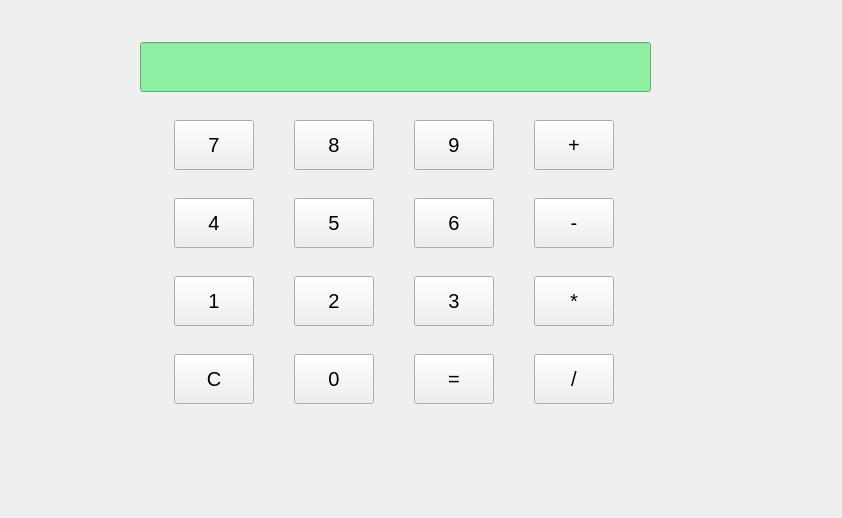
<?xml version="1.0" encoding="UTF-8"?>
<ui version="4.0">
 <class>Calculatrice</class>
 <widget class="QWidget" name="Calculatrice">
  <property name="geometry">
   <rect>
    <x>0</x>
    <y>0</y>
    <width>842</width>
    <height>518</height>
   </rect>
  </property>
  <property name="font">
   <font>
    <pointsize>15</pointsize>
   </font>
  </property>
  <property name="windowTitle">
   <string>Calculatrice</string>
  </property>
  <widget class="QWidget" name="">
   <property name="geometry">
    <rect>
     <x>140</x>
     <y>20</y>
     <width>511</width>
     <height>411</height>
    </rect>
   </property>
   <layout class="QGridLayout" name="gridLayout">
    <item row="1" column="0">
     <layout class="QHBoxLayout" name="horizontalLayout_4">
      <item>
       <widget class="QPushButton" name="pushButton7">
        <property name="enabled">
         <bool>true</bool>
        </property>
        <property name="minimumSize">
         <size>
          <width>50</width>
          <height>50</height>
         </size>
        </property>
        <property name="maximumSize">
         <size>
          <width>80</width>
          <height>50</height>
         </size>
        </property>
        <property name="text">
         <string>7</string>
        </property>
       </widget>
      </item>
      <item>
       <widget class="QPushButton" name="pushButton8">
        <property name="enabled">
         <bool>true</bool>
        </property>
        <property name="minimumSize">
         <size>
          <width>50</width>
          <height>50</height>
         </size>
        </property>
        <property name="maximumSize">
         <size>
          <width>80</width>
          <height>50</height>
         </size>
        </property>
        <property name="text">
         <string>8</string>
        </property>
       </widget>
      </item>
      <item>
       <widget class="QPushButton" name="pushButton9">
        <property name="enabled">
         <bool>true</bool>
        </property>
        <property name="minimumSize">
         <size>
          <width>50</width>
          <height>50</height>
         </size>
        </property>
        <property name="maximumSize">
         <size>
          <width>80</width>
          <height>50</height>
         </size>
        </property>
        <property name="text">
         <string>9</string>
        </property>
       </widget>
      </item>
      <item>
       <widget class="QPushButton" name="pushButtonAdditionner">
        <property name="enabled">
         <bool>true</bool>
        </property>
        <property name="minimumSize">
         <size>
          <width>50</width>
          <height>50</height>
         </size>
        </property>
        <property name="maximumSize">
         <size>
          <width>80</width>
          <height>50</height>
         </size>
        </property>
        <property name="text">
         <string>+</string>
        </property>
       </widget>
      </item>
     </layout>
    </item>
    <item row="2" column="0">
     <layout class="QHBoxLayout" name="horizontalLayout_3">
      <item>
       <widget class="QPushButton" name="pushButton4">
        <property name="enabled">
         <bool>true</bool>
        </property>
        <property name="minimumSize">
         <size>
          <width>50</width>
          <height>50</height>
         </size>
        </property>
        <property name="maximumSize">
         <size>
          <width>80</width>
          <height>50</height>
         </size>
        </property>
        <property name="text">
         <string>4</string>
        </property>
       </widget>
      </item>
      <item>
       <widget class="QPushButton" name="pushButton5">
        <property name="enabled">
         <bool>true</bool>
        </property>
        <property name="minimumSize">
         <size>
          <width>50</width>
          <height>50</height>
         </size>
        </property>
        <property name="maximumSize">
         <size>
          <width>80</width>
          <height>50</height>
         </size>
        </property>
        <property name="text">
         <string>5</string>
        </property>
       </widget>
      </item>
      <item>
       <widget class="QPushButton" name="pushButton6">
        <property name="enabled">
         <bool>true</bool>
        </property>
        <property name="minimumSize">
         <size>
          <width>50</width>
          <height>50</height>
         </size>
        </property>
        <property name="maximumSize">
         <size>
          <width>80</width>
          <height>50</height>
         </size>
        </property>
        <property name="text">
         <string>6</string>
        </property>
       </widget>
      </item>
      <item>
       <widget class="QPushButton" name="pushButtonSoustraire">
        <property name="enabled">
         <bool>true</bool>
        </property>
        <property name="minimumSize">
         <size>
          <width>50</width>
          <height>50</height>
         </size>
        </property>
        <property name="maximumSize">
         <size>
          <width>80</width>
          <height>50</height>
         </size>
        </property>
        <property name="text">
         <string>-</string>
        </property>
       </widget>
      </item>
     </layout>
    </item>
    <item row="3" column="0">
     <layout class="QHBoxLayout" name="horizontalLayout_2">
      <item>
       <widget class="QPushButton" name="pushButton1">
        <property name="enabled">
         <bool>true</bool>
        </property>
        <property name="minimumSize">
         <size>
          <width>50</width>
          <height>50</height>
         </size>
        </property>
        <property name="maximumSize">
         <size>
          <width>80</width>
          <height>50</height>
         </size>
        </property>
        <property name="text">
         <string>1</string>
        </property>
       </widget>
      </item>
      <item>
       <widget class="QPushButton" name="pushButton2">
        <property name="enabled">
         <bool>true</bool>
        </property>
        <property name="minimumSize">
         <size>
          <width>50</width>
          <height>50</height>
         </size>
        </property>
        <property name="maximumSize">
         <size>
          <width>80</width>
          <height>50</height>
         </size>
        </property>
        <property name="text">
         <string>2</string>
        </property>
       </widget>
      </item>
      <item>
       <widget class="QPushButton" name="pushButton3">
        <property name="enabled">
         <bool>true</bool>
        </property>
        <property name="minimumSize">
         <size>
          <width>50</width>
          <height>50</height>
         </size>
        </property>
        <property name="maximumSize">
         <size>
          <width>80</width>
          <height>50</height>
         </size>
        </property>
        <property name="text">
         <string>3</string>
        </property>
       </widget>
      </item>
      <item>
       <widget class="QPushButton" name="pushButtonMultiplier">
        <property name="enabled">
         <bool>true</bool>
        </property>
        <property name="minimumSize">
         <size>
          <width>50</width>
          <height>50</height>
         </size>
        </property>
        <property name="maximumSize">
         <size>
          <width>80</width>
          <height>50</height>
         </size>
        </property>
        <property name="text">
         <string>*</string>
        </property>
       </widget>
      </item>
     </layout>
    </item>
    <item row="4" column="0">
     <layout class="QHBoxLayout" name="horizontalLayout">
      <item>
       <widget class="QPushButton" name="pushButtonEffacer">
        <property name="enabled">
         <bool>true</bool>
        </property>
        <property name="minimumSize">
         <size>
          <width>50</width>
          <height>50</height>
         </size>
        </property>
        <property name="maximumSize">
         <size>
          <width>80</width>
          <height>50</height>
         </size>
        </property>
        <property name="text">
         <string>C</string>
        </property>
       </widget>
      </item>
      <item>
       <widget class="QPushButton" name="pushButton0">
        <property name="enabled">
         <bool>true</bool>
        </property>
        <property name="minimumSize">
         <size>
          <width>50</width>
          <height>50</height>
         </size>
        </property>
        <property name="maximumSize">
         <size>
          <width>80</width>
          <height>50</height>
         </size>
        </property>
        <property name="text">
         <string>0</string>
        </property>
       </widget>
      </item>
      <item>
       <widget class="QPushButton" name="pushButtonEgal">
        <property name="enabled">
         <bool>true</bool>
        </property>
        <property name="minimumSize">
         <size>
          <width>50</width>
          <height>50</height>
         </size>
        </property>
        <property name="maximumSize">
         <size>
          <width>80</width>
          <height>50</height>
         </size>
        </property>
        <property name="text">
         <string>=</string>
        </property>
       </widget>
      </item>
      <item>
       <widget class="QPushButton" name="pushButtonDiviser">
        <property name="enabled">
         <bool>true</bool>
        </property>
        <property name="minimumSize">
         <size>
          <width>50</width>
          <height>50</height>
         </size>
        </property>
        <property name="maximumSize">
         <size>
          <width>80</width>
          <height>50</height>
         </size>
        </property>
        <property name="text">
         <string>/</string>
        </property>
       </widget>
      </item>
     </layout>
    </item>
    <item row="0" column="0">
     <widget class="QLineEdit" name="lineEditAfficheur">
      <property name="minimumSize">
       <size>
        <width>80</width>
        <height>50</height>
       </size>
      </property>
      <property name="styleSheet">
       <string notr="true">background-color:rgb(143,240,164);</string>
      </property>
      <property name="readOnly">
       <bool>true</bool>
      </property>
     </widget>
    </item>
   </layout>
  </widget>
 </widget>
 <resources/>
 <connections/>
</ui>
